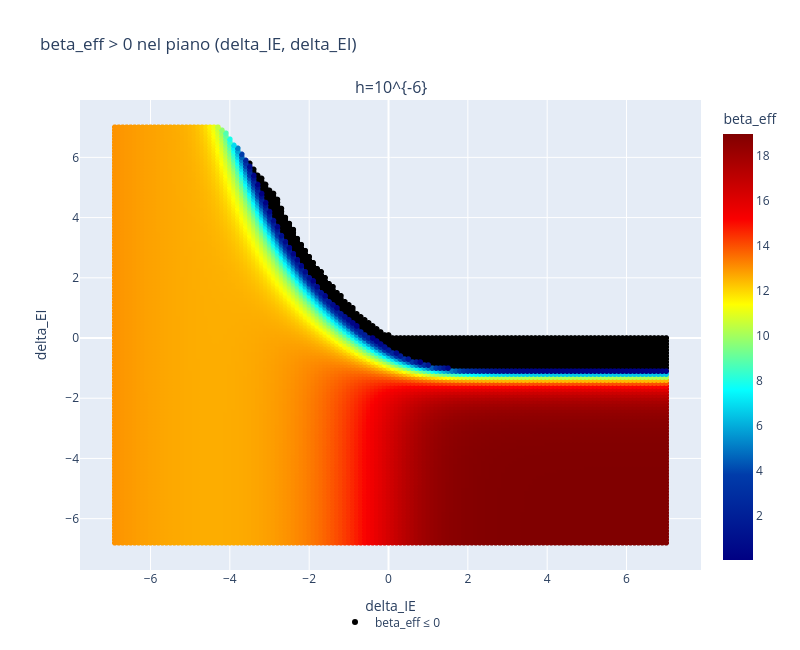
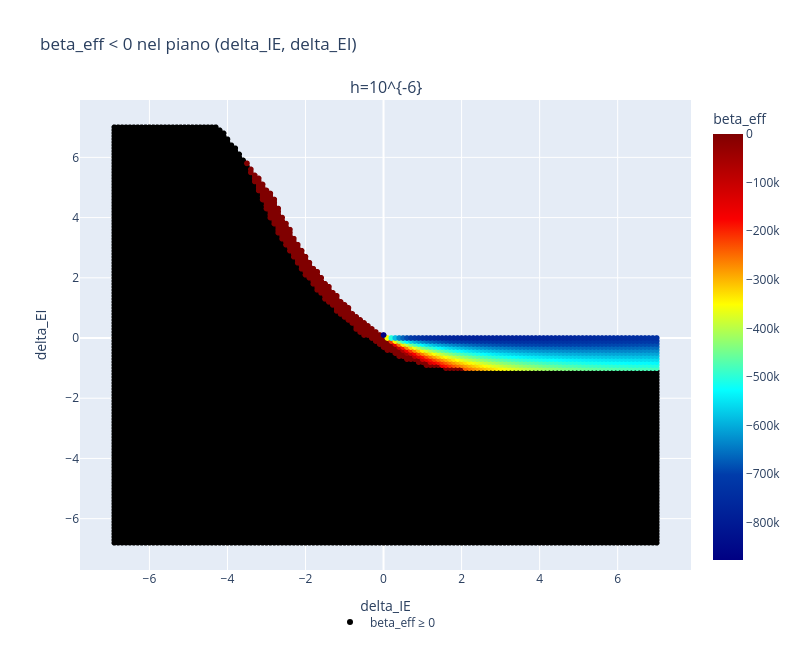

Notebook code cell kept with these figures, in order:
### Markdown cell above
### 4.2 Scatter separati: $\beta_{eff}>0$ e $\beta_{eff}<0$ (l'altra parte in nero)

### Code cell
_legend_sotto = dict(orientation="h", yanchor="top", y=-0.08, xanchor="center", x=0.5)

fig = plot_beta_eff_positive(beta_matrices, data_all, "beta_eff > 0 nel piano (delta_IE, delta_EI)")
fig.update_layout(legend=_legend_sotto)
salva_figura(fig, "beta_eff_positivo")

fig = plot_beta_eff_negative(beta_matrices, data_all, "beta_eff < 0 nel piano (delta_IE, delta_EI)")
fig.update_layout(legend=_legend_sotto)
salva_figura(fig, "beta_eff_negativo")

### Figure 1 — Plotly figure (JSON) as saved in the notebook; plotly's stock layout.template omitted (floating-point values rounded to 4 significant figures; data arrays with more than 128 entries replaced by an {"elided": "..."} marker saying what was removed)
{"data": [{"hovertemplate": "delta_IE=%{x:.3g}<br>delta_EI=%{y:.3g}<extra>beta_eff&le;0</extra>", "marker": {"color": "black", "size": 6}, "mode": "markers", "name": "beta_eff ≤ 0", "showlegend": true, "type": "scattergl", "x": {"elided": "933 float values"}, "xaxis": "x", "y": {"elided": "933 float values"}, "yaxis": "y"}, {"hovertemplate": "delta_IE=%{x:.3g}<br>delta_EI=%{y:.3g}<br>beta_eff=%{marker.color:.4g}<extra></extra>", "marker": {"color": {"elided": "11983 float values"}, "colorbar": {"title": {"text": "beta_eff"}}, "colorscale": [[0, "rgb(0,0,131)"], [0.2, "rgb(0,60,170)"], [0.4, "rgb(5,255,255)"], [0.6, "rgb(255,255,0)"], [0.8, "rgb(250,0,0)"], [1, "rgb(128,0,0)"]], "showscale": true, "size": 6}, "mode": "markers", "showlegend": false, "type": "scattergl", "x": {"elided": "11983 float values"}, "xaxis": "x", "y": {"elided": "11983 float values"}, "yaxis": "y"}], "layout": {"annotations": [{"font": {"size": 16}, "showarrow": false, "text": "h=10^{-6}", "x": 0.5, "xanchor": "center", "xref": "paper", "y": 1, "yanchor": "bottom", "yref": "paper"}], "height": 650, "legend": {"orientation": "h", "x": 0.5, "xanchor": "center", "y": -0.08, "yanchor": "top"}, "title": {"text": "beta_eff > 0 nel piano (delta_IE, delta_EI)"}, "width": 800, "xaxis": {"anchor": "y", "domain": [0, 1], "title": {"text": "delta_IE"}}, "yaxis": {"anchor": "x", "domain": [0, 1], "title": {"text": "delta_EI"}}}}

### Figure 2 — Plotly figure (JSON) as saved in the notebook; plotly's stock layout.template omitted (floating-point values rounded to 4 significant figures; data arrays with more than 128 entries replaced by an {"elided": "..."} marker saying what was removed)
{"data": [{"hovertemplate": "delta_IE=%{x:.3g}<br>delta_EI=%{y:.3g}<extra>beta_eff&ge;0</extra>", "marker": {"color": "black", "size": 6}, "mode": "markers", "name": "beta_eff ≥ 0", "showlegend": true, "type": "scattergl", "x": {"elided": "11983 float values"}, "xaxis": "x", "y": {"elided": "11983 float values"}, "yaxis": "y"}, {"hovertemplate": "delta_IE=%{x:.3g}<br>delta_EI=%{y:.3g}<br>beta_eff=%{marker.color:.4g}<extra></extra>", "marker": {"color": {"elided": "933 float values"}, "colorbar": {"title": {"text": "beta_eff"}}, "colorscale": [[0, "rgb(0,0,131)"], [0.2, "rgb(0,60,170)"], [0.4, "rgb(5,255,255)"], [0.6, "rgb(255,255,0)"], [0.8, "rgb(250,0,0)"], [1, "rgb(128,0,0)"]], "showscale": true, "size": 6}, "mode": "markers", "showlegend": false, "type": "scattergl", "x": {"elided": "933 float values"}, "xaxis": "x", "y": {"elided": "933 float values"}, "yaxis": "y"}], "layout": {"annotations": [{"font": {"size": 16}, "showarrow": false, "text": "h=10^{-6}", "x": 0.5, "xanchor": "center", "xref": "paper", "y": 1, "yanchor": "bottom", "yref": "paper"}], "height": 650, "legend": {"orientation": "h", "x": 0.5, "xanchor": "center", "y": -0.08, "yanchor": "top"}, "title": {"text": "beta_eff < 0 nel piano (delta_IE, delta_EI)"}, "width": 800, "xaxis": {"anchor": "y", "domain": [0, 1], "title": {"text": "delta_IE"}}, "yaxis": {"anchor": "x", "domain": [0, 1], "title": {"text": "delta_EI"}}}}
